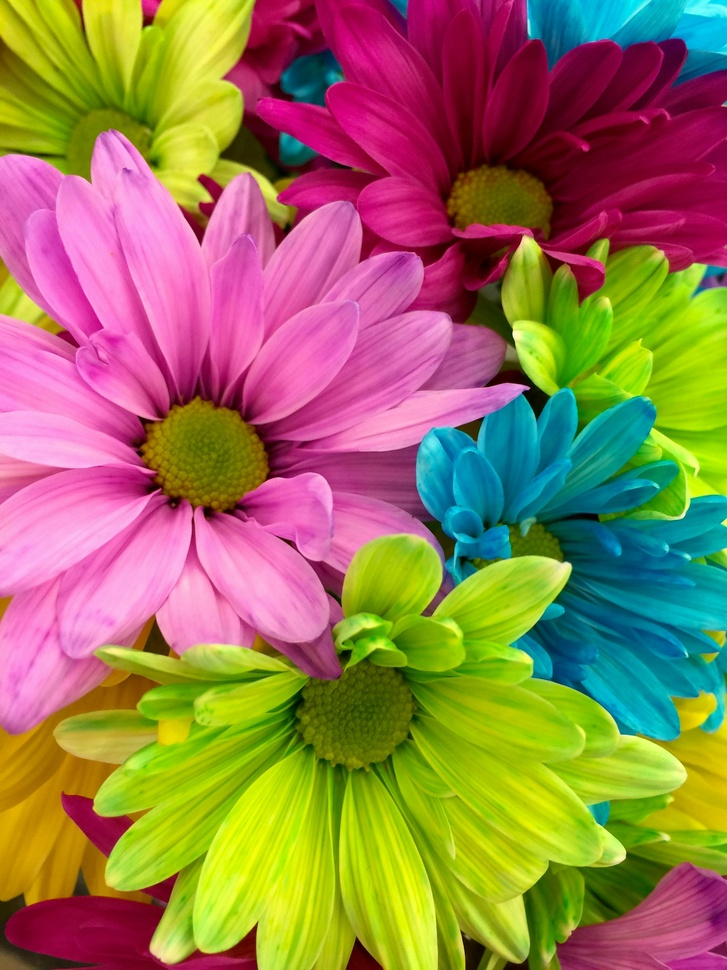
#> input picture SkillCraftTechnologyTasks/Cybersecurity_Task2/sample.jpg, 727 x 970 px, shrunk from 2448 x 3264 before the run
$ python image_encryption.py
#> lines starting #> are read from the running program, lines starting #| are printed output that depends on the picture
# image_encryption.py

from PIL import Image
import random

def encrypt_image(image_path, output_path, key):
    # Open the image
#> called with image_path = 'sample.jpg', output_path = 'encrypted_image.png', key = 150
    img = Image.open(image_path)
#> img is the input picture: PIL image 727x970 RGB; mean R, G, B 151.1, 121.7, 83
    pixels = list(img.getdata())
#> pixels = 705190 items

    # Convert to a list of tuples (R, G, B)
    width, height = img.size
#> width = 727; height = 970
    pixels = [pixels[i * width:(i + 1) * width] for i in range(height)]
#> pixels = 970 items

    # Encrypt pixels by swapping and applying XOR operation
    for y in range(height):
        for x in range(width):
            r, g, b = pixels[y][x]

            # XOR operation on each color channel using key
            r_enc = r ^ key
            g_enc = g ^ key
            b_enc = b ^ key

            # Swap pixels randomly (optional)
            if random.choice([True, False]):
                r_enc, g_enc, b_enc = g_enc, b_enc, r_enc

            pixels[y][x] = (r_enc, g_enc, b_enc)

    # Create a new image and put the encrypted pixels
    encrypted_img = Image.new(img.mode, img.size)
#> encrypted_img: PIL image 727x970 RGB; every value is 0
    encrypted_pixels = [pixel for row in pixels for pixel in row]
#> encrypted_pixels = 705190 items
    encrypted_img.putdata(encrypted_pixels)
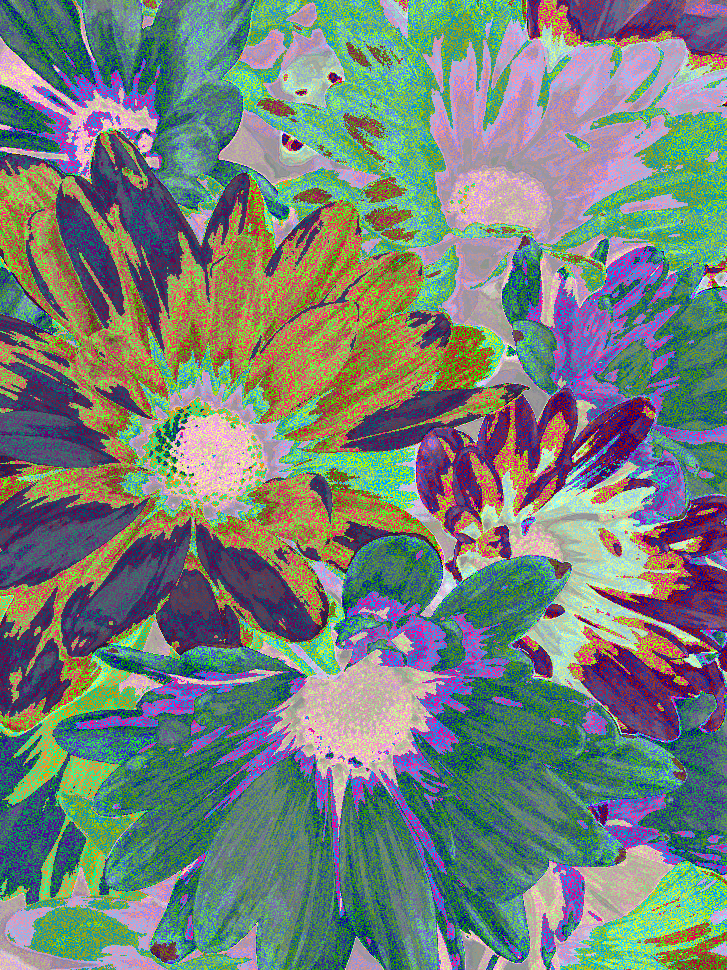
#> encrypted_img: PIL image 727x970 RGB; mean R, G, B 116.5, 129.1, 121.6

    # Save the encrypted image
    encrypted_img.save(output_path)
    print(f"Image encrypted and saved as {output_path}")

def decrypt_image(image_path, output_path, key):
    # Open the encrypted image
#> called with image_path = 'encrypted_image.png', output_path = 'decrypted_image.png', key = 150
    img = Image.open(image_path)
    pixels = list(img.getdata())
#> pixels = 705190 items

    # Convert to a list of tuples (R, G, B)
    width, height = img.size
#> height = 970
    pixels = [pixels[i * width:(i + 1) * width] for i in range(height)]
#> pixels = 970 items

    # Decrypt pixels by reversing the XOR operation
    for y in range(height):
        for x in range(width):
            r, g, b = pixels[y][x]

            # Reverse XOR operation using the same key
            r_dec = r ^ key
            g_dec = g ^ key
            b_dec = b ^ key

            pixels[y][x] = (r_dec, g_dec, b_dec)

    # Create a new image and put the decrypted pixels
    decrypted_img = Image.new(img.mode, img.size)
    decrypted_pixels = [pixel for row in pixels for pixel in row]
#> decrypted_pixels = 705190 items
    decrypted_img.putdata(decrypted_pixels)
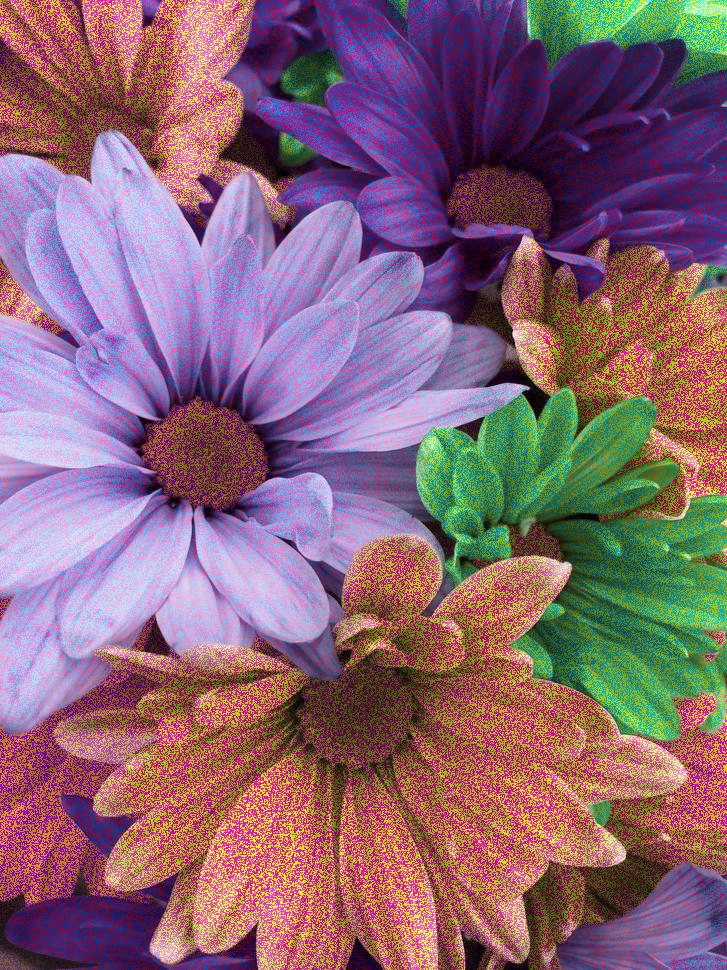
#> decrypted_img: PIL image 727x970 RGB; mean R, G, B 136.3, 102.5, 117

    # Save the decrypted image
    decrypted_img.save(output_path)
    print(f"Image decrypted and saved as {output_path}")

if __name__ == "__main__":
    # File paths
    input_image = "sample.jpg"
    encrypted_image = "encrypted_image.png"
    decrypted_image = "decrypted_image.png"

    # Encryption key
    key = 150  # You can change this key to any integer value

    # Encrypt the image
    encrypt_image(input_image, encrypted_image, key)

    # Decrypt the image
    decrypt_image(encrypted_image, decrypted_image, key)

$ run again, with PRODIGY INFOTECH TASK/PRODIGY_DS_02/correlation matrix.jpeg copied over SkillCraftTechnologyTasks/Cybersecurity_Task2/sample.jpg
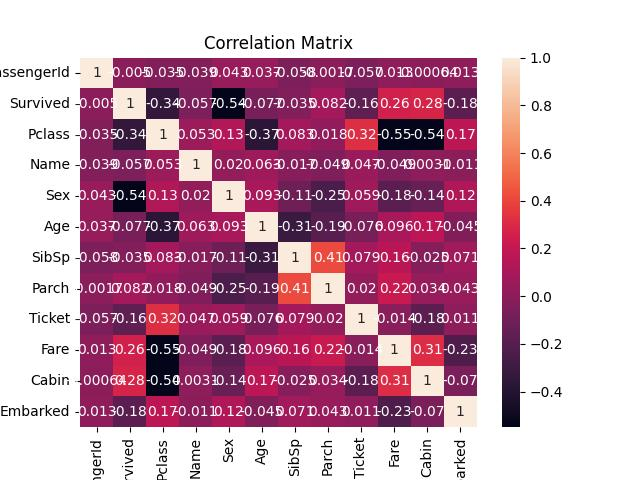
#> input picture PRODIGY INFOTECH TASK/PRODIGY_DS_02/correlation matrix.jpeg, 640 x 480 px
#> in encrypt_image, img is the input picture: PIL image 640x480 RGB; mean R, G, B 200.6, 156.9, 178
#> in encrypt_image, `pixels = list(img.getdata())`: pixels = 307200 items
#> in encrypt_image, `pixels = [pixels[i * width:(i + 1) * width] for i in range(height)]`: pixels = 480 items
#> encrypted_pixels = 307200 items
#> in encrypt_image, `encrypted_img.putdata(encrypted_pixels)`:
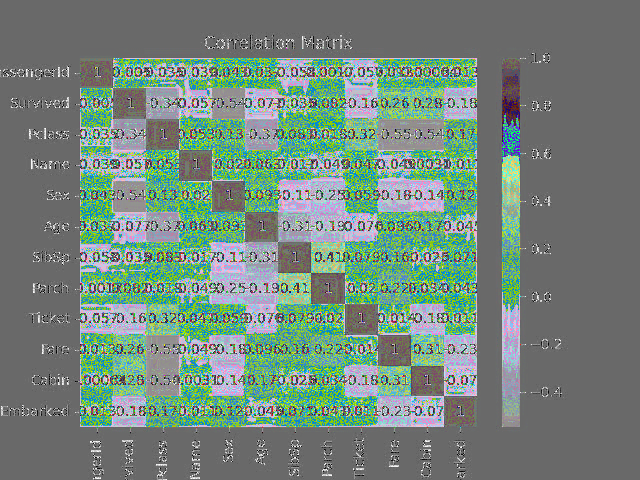
#> encrypted_img: PIL image 640x480 RGB; mean R, G, B 115.6, 134.3, 123.7
#> in decrypt_image, `pixels = [pixels[i * width:(i + 1) * width] for i in range(height)]`: pixels = 480 items
#> decrypted_pixels = 307200 items
#> in decrypt_image, `decrypted_img.putdata(decrypted_pixels)`:
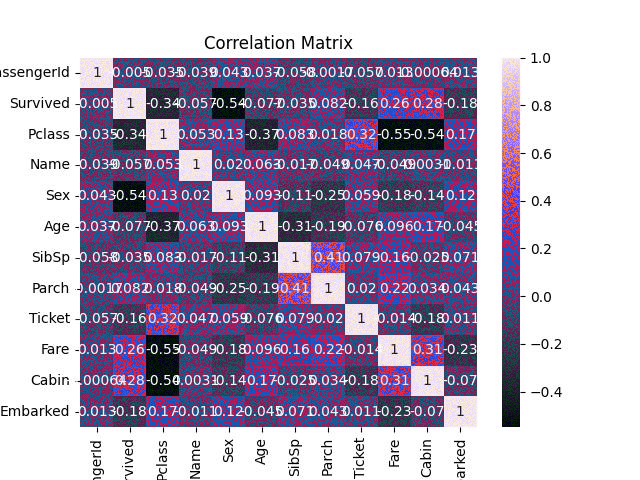
#> decrypted_img: PIL image 640x480 RGB; mean R, G, B 178.7, 167.4, 189.3
